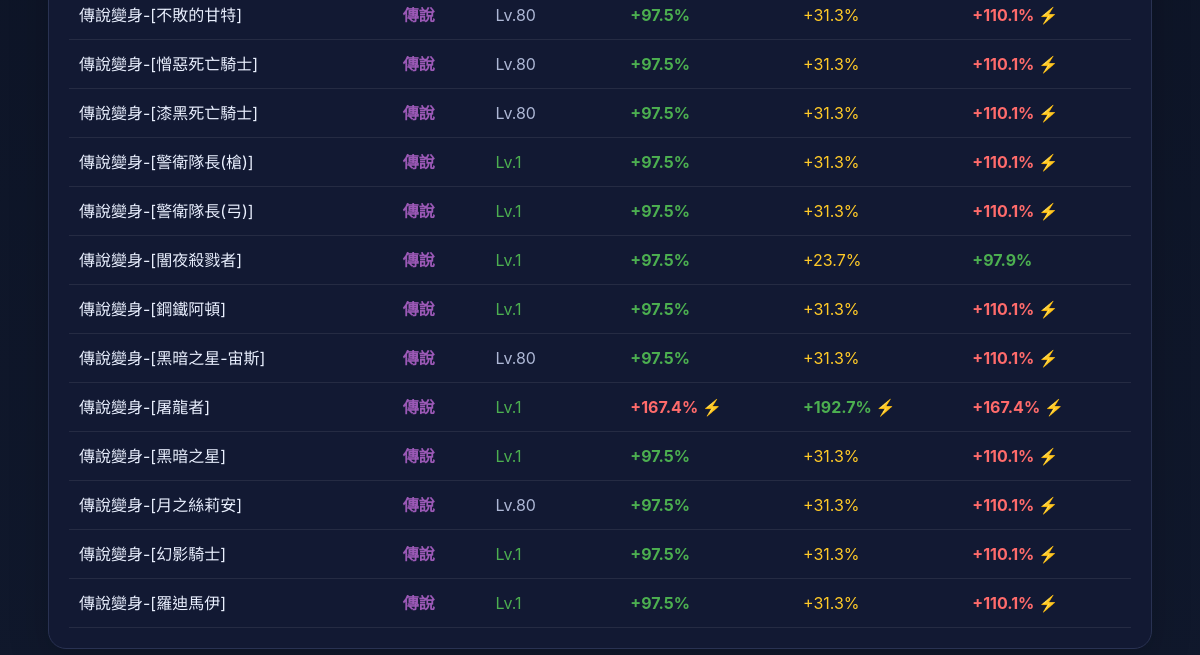
/polymorphs?grade=傳說 (lower part), run on an earlier commit of the app's database.
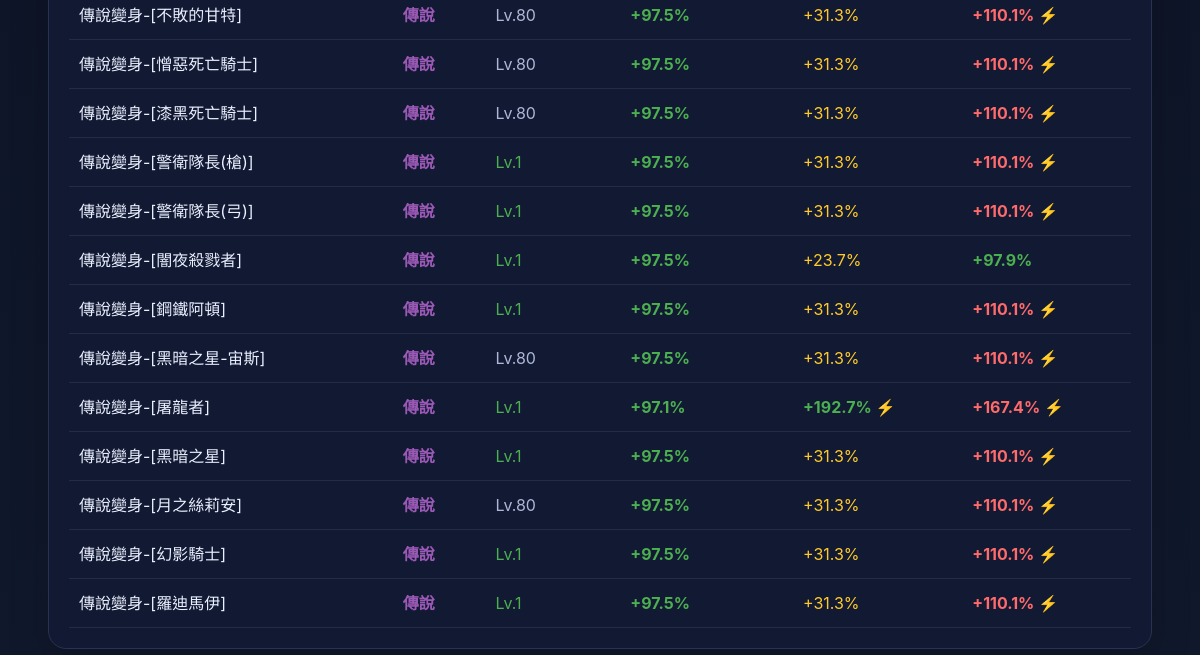
And on a later commit of the database.
### tables this page shows
CREATE TABLE polymorphs (
    id      INTEGER PRIMARY KEY,
    name    TEXT NOT NULL,
    polyid  INTEGER NOT NULL,
    note    TEXT,
    created_at DATETIME DEFAULT CURRENT_TIMESTAMP
, atkspeed INTEGER DEFAULT NULL, movespeed INTEGER DEFAULT NULL, magic_speed INTEGER DEFAULT NULL, minlevel INTEGER DEFAULT NULL, item_id INTEGER DEFAULT NULL, atk_boost REAL DEFAULT NULL, mov_boost REAL DEFAULT NULL, mag_boost REAL DEFAULT NULL, color TEXT DEFAULT '#ffffff');

### app.py (the view, shortened to what this page needs)
    @app.route("/polymorphs")
    def polymorphs():
        q = request.args.get("q", "").strip()
        grade = request.args.get("grade", "").strip()
        db = get_db()
        POLY_GRADES = [
            ("覺醒", "覺醒/支配者"),
            ("神話", "神話變身"),
            ("傳說", "傳說變身"),
            ("英雄", "英雄變身"),
            ("稀有", "稀有變身"),
            ("高級", "高級變身"),
            ("一般", "一般變身"),
        ]
        sql = """
            SELECT id, name, note, polyid, atkspeed, movespeed, magic_speed, atk_boost, mov_boost, mag_boost, minlevel,
              CASE
                WHEN name LIKE '覺醒-%' OR name LIKE '支配者-%' THEN '覺醒'
                WHEN name LIKE '神話變身%' OR note LIKE '%神話%' THEN '神話'
                WHEN name LIKE '傳說變身%' OR note LIKE '%傳說%' THEN '傳說'
                WHEN name LIKE '英雄變身%' OR note LIKE '%英雄%' THEN '英雄'
                WHEN name LIKE '稀有變身%' OR note LIKE '%稀有%' THEN '稀有'
                WHEN name LIKE '高級變身%' OR note LIKE '%高級%' THEN '高級'
                ELSE '一般'
              END AS grade
            FROM polymorphs
            WHERE note NOT LIKE '%圖鑑%' AND id >= 600000000
        """
        params: list[Any] = []
        if q:
            sql += " AND (name LIKE ? OR note LIKE ?)"
            params.extend([f"%{q}%", f"%{q}%"])
        if grade:
            if grade == "覺醒":
                sql += " AND (name LIKE '覺醒-%' OR name LIKE '支配者-%')"
            elif grade == "神話":
                sql += " AND (name LIKE '神話變身%' OR note LIKE '%神話%') AND name NOT LIKE '覺醒-%'"
            elif grade == "傳說":
                sql += " AND (name LIKE '傳說變身%' OR note LIKE '%傳說%') AND name NOT LIKE '覺醒-%'"
            elif grade == "英雄":
                sql += " AND (name LIKE '英雄變身%' OR note LIKE '%英雄%') AND name NOT LIKE '覺醒-%'"
            elif grade == "稀有":
                sql += " AND (name LIKE '稀有變身%' OR note LIKE '%稀有%') AND name NOT LIKE '覺醒-%'"
            elif grade == "高級":
                sql += " AND (name LIKE '高級變身%' OR note LIKE '%高級%') AND name NOT LIKE '覺醒-%'"
        sql += " ORDER BY id LIMIT 500"
        rows = db.execute(sql, params).fetchall()
        return render_template("polymorphs.html", rows=rows, q=q, grade=grade, poly_grades=POLY_GRADES)

### app.py (called while the page is built)
def get_db() -> sqlite3.Connection:
    if "db" not in g:
        db_path = Path(current_app().config["DATABASE"])
        db_path.parent.mkdir(parents=True, exist_ok=True)
        conn = sqlite3.connect(db_path)
        conn.row_factory = sqlite3.Row
        g.db = conn
    return g.db

def current_app() -> Flask:
    from flask import current_app as flask_current_app
    return flask_current_app

### templates/polymorphs.html (shortened to what this page needs)
{% extends "base.html" %}
{% block content %}
<section class="card">
  <div class="table-wrap">
    <table data-sortable>
      <tbody>
        {% for r in rows %}
        <tr>
          <td>
            {% if r.grade == '覺醒' %}
              <span class="grade-awaken">{{ (r.note or '—') | clean_name }}</span>
            {% else %}
              {{ (r.note or '—') | clean_name }}
            {% endif %}
          </td>
          <td>
            {% if r.grade == '覺醒' %}<span class="grade-awaken">✦ 覺醒</span>
            {% elif r.grade == '神話' %}<span class="grade-myth">神話</span>
            {% elif r.grade == '傳說' %}<span class="grade-legend">傳說</span>
            {% elif r.grade == '英雄' %}<span class="grade-hero">英雄</span>
            {% elif r.grade == '稀有' %}<span class="grade-rare">稀有</span>
            {% elif r.grade == '高級' %}<span class="grade-high">高級</span>
            {% else %}<span class="grade-normal">一般</span>
            {% endif %}
          </td>
          <td>
            {% if r.minlevel and r.minlevel > 1 %}
              <span class="muted">Lv.{{ r.minlevel }}</span>
            {% else %}
              <span style="color:#4caf50">Lv.1</span>
            {% endif %}
          </td>
          <td>
            {% set atk = r.atk_boost|string %}
            {% if atk and atk != '—' and atk != 'None' %}
              {% set atk_val = atk | replace('+','') | replace('%','') | float(0) %}
              {% if atk_val > 100 %}<span style="color:#ff6b6b;font-weight:700">{{ atk }} ⚡</span>
              {% elif atk_val > 50 %}<span style="color:#4caf50;font-weight:700">{{ atk }}</span>
              {% elif atk_val > 20 %}<span style="color:#ffca28">{{ atk }}</span>
              {% else %}<span class="muted">{{ atk }}</span>{% endif %}
            {% else %}<span class="muted">—</span>{% endif %}
          </td>
          <td>
            {% set mov = r.mov_boost|string %}
            {% if mov and mov != '—' and mov != 'None' %}
              {% set mov_val = mov | replace('+','') | replace('%','') | float(0) %}
              {% if mov_val > 50 %}<span style="color:#4caf50;font-weight:700">{{ mov }} ⚡</span>
              {% elif mov_val > 20 %}<span style="color:#ffca28">{{ mov }}</span>
              {% else %}<span class="muted">{{ mov }}</span>{% endif %}
            {% else %}<span class="muted">—</span>{% endif %}
          </td>
          <td>
            {% set mag = r.mag_boost|string %}
            {% if mag and mag != '—' and mag != 'None' %}
              {% set mag_val = mag | replace('+','') | replace('%','') | float(0) %}
              {% if mag_val > 100 %}<span style="color:#ff6b6b;font-weight:700">{{ mag }} ⚡</span>
              {% elif mag_val > 50 %}<span style="color:#4caf50;font-weight:700">{{ mag }}</span>
              {% elif mag_val > 20 %}<span style="color:#ffca28">{{ mag }}</span>
              {% else %}<span class="muted">{{ mag }}</span>{% endif %}
            {% else %}<span class="muted">—</span>{% endif %}
          </td>
        </tr>
        {% else %}
        <tr><td colspan="6">查無資料</td></tr>
        {% endfor %}
      </tbody>
    </table>
  </div>
</section>
{% endblock %}

### templates/base.html (shortened to what this page needs)
<!doctype html>
<html lang="zh-Hant">
<head>
  <link rel="stylesheet" href="{{ url_for('static', filename='style.css') }}">
</head>
<body>
  <main class="container page">
    {% block content %}{% endblock %}
  </main>
</body>
</html>

### static/style.css (style rules this page uses)
:root { --bg:#0b1020;--card:#121933;--line:#293252;--text:#eaf0ff;--muted:#aeb8d6;--accent:#6ea8fe }
* { box-sizing:border-box }
body { margin:0;background:linear-gradient(180deg,#0a1020,#10182c);color:var(--text);font:16px/1.5 -apple-system,BlinkMacSystemFont,Segoe UI,Roboto,PingFang TC,Noto Sans TC,sans-serif }
.container { width:min(1120px,92vw);margin:0 auto }
.page { padding:28px 0 40px }
.card { background:var(--card);border:1px solid var(--line);border-radius:18px;padding:20px;margin-bottom:18px;box-shadow:0 14px 40px rgba(0,0,0,.18) }
.muted { color:var(--muted) }
.table-wrap { overflow:auto }
table { width:100%;border-collapse:collapse;min-width:720px }
.grade-legend { color:#9b59b6;font-weight:700 }

### templates/polymorphs.html (style rules this page uses)
.grade-legend { color:#9b59b6; font-weight:700; }

What changed in the data, as far as the page shows it:
changed polymorphs "傳說變身-[屠龍者]": atk_boost "+167.4%" → "+97.1%"
